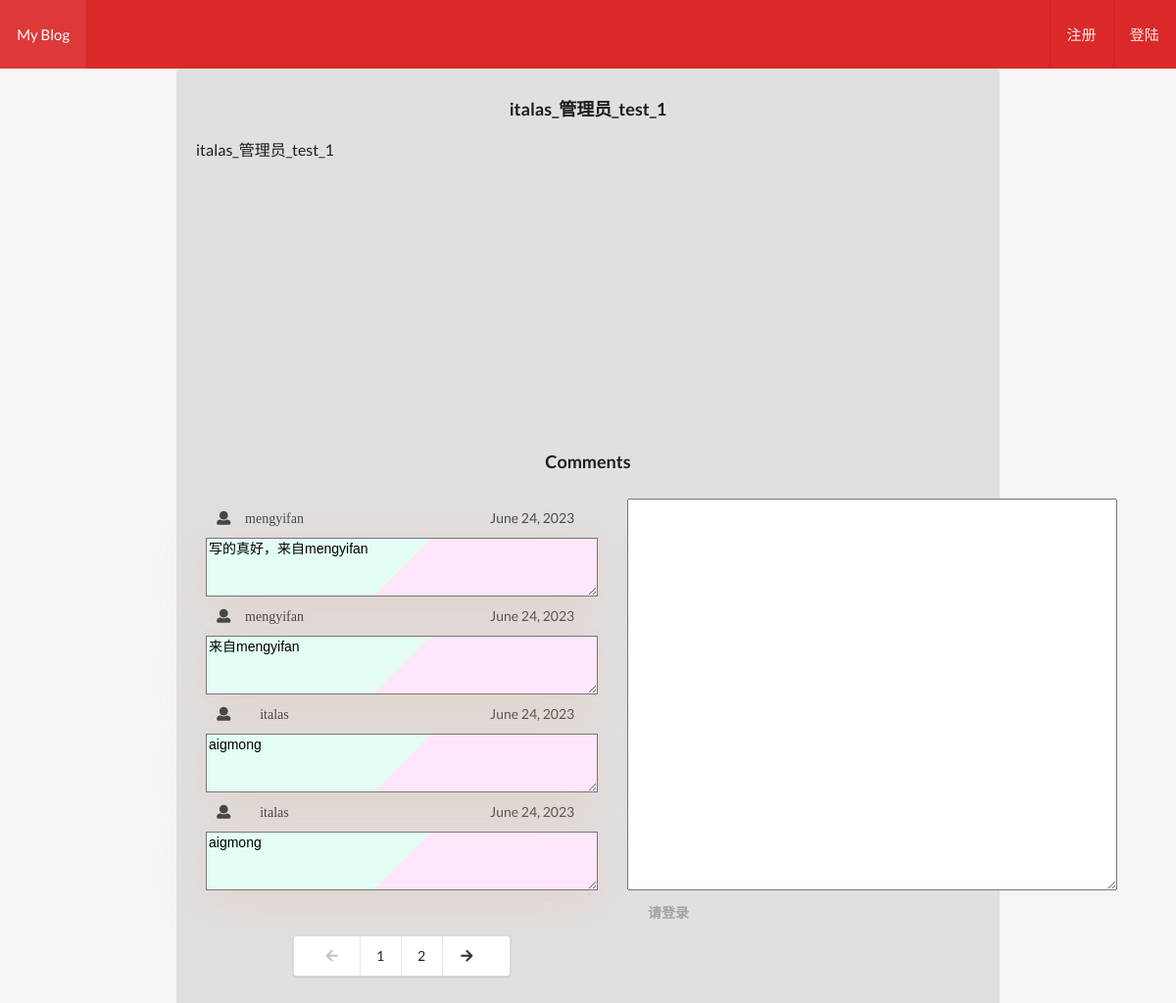
The page /blog_comment/39 on the database its author committed.
### blog/models.py (models this page shows, shortened)
class V_blog(models.Model):
    title = models.CharField("标题", max_length = 200)
    blog_img = models.FileField("图片", upload_to="media/img")
    blog_content = models.TextField("博客内容")
    blog_time = models.DateField("创建日期")
    blog_creator = models.CharField("创建者", max_length = 100)

class comment(models.Model):
    comment_creator = models.CharField("评论者", max_length = 100)
    comment_content = models.TextField("留言")
    comment_time = models.DateField("评论日期")
    comment_blog = models.ForeignKey(V_blog, on_delete = models.CASCADE, related_name='comen')

### blog/views.py (the view, shortened to what this page needs)
# urls.py: path("blog_comment/<int:id>", blog_comment),
def blog_comment(request, id):
    A_blog = models.V_blog.objects.get(id = id)
    my_comments = models.comment.objects.filter(comment_blog_id = id)
    lists = Paginator(my_comments, 4)
    pages = request.GET.get('page')
    try:
        v_comments = lists.page(pages)
    except EmptyPage:
        v_comments = lists.page(lists.num_pages)
    except PageNotAnInteger:
        v_comments = lists.page(1)
    return render(request, 'blog_comment.html', locals())

### blog/template/blog_comment.html (shortened to what this page needs)
<!DOCTYPE html>
<html lang="en">
<head>
    <link rel="stylesheet" href="https://cdn.jsdelivr.net/npm/semantic-ui@2.4.2/dist/semantic.min.css">
    <link rel="stylesheet" href="/static/CSS/blog_comment.css">
</head>
<body style="background-color: rgb(245, 245, 245);">
    <div style="min-height: 70px;" class="ui inverted fixed stackable red large menu">
      <a class="item" href="/">My Blog</a>
      {% if request.user.is_active %}
      <div class="right menu">
        <a class="item" href="/friend/">添加朋友</a>
        <a class="item" href="/blog/">{{ request.user.username }}</a>
        <a class="item" href="/logout/">退出</a>
      </div>
      {% else %}
      <div class="right menu">
          <a class="item" href="/regist/">注册</a>
          <a class="item" href="/login/">登陆</a>
      </div>
      {% endif %}
    </div>
    <div class="blog_comment_all">
        <div class="blog_content">
            <div class="blog_title">
                <h3>{{ A_blog.title }}</h3>
            </div>
            <div class="blog_message">
                {{ A_blog.blog_content }}
            </div>
        </div>
        <div class="comment_content">
            <div class="comment_title">
                <h3>Comments</h3>
            </div>
            <div class="flex_box">
                <div class="content">
                  {% for commen in v_comments %}
                    <div class="comment">
                      <div class="comment_info">
                        <span class="user">
                          <i class="user icon"></i>
                          {{ commen.comment_creator }}
                        </span>
                        <span class="user_time">{{ commen.comment_time }}</span>
                      </div>
                      <textarea class="text_comment">{{ commen.comment_content }}</textarea>
                    </div>
                  {% endfor %}
                  <div style="padding: 50px 0 50px 0;" class="ui vertical segment">
                    <div class="ui centered grid">
                        <div class="ui pagination menu">
                          {% if v_comments.has_previous %}
                            <a href="?page={{ v_comments.previous_page_number }}" class="item">
                                <i class="icon left arrow"></i>
                            </a>
                            {% else %}
                            <a href="#" class="disabled item">
                              <i class="icon left arrow"></i>
                            </a>
                            {% endif %}
                            {% for ls in v_comments.paginator.page_range %}
                            <a class="item" href="?page={{ ls }}">
                              {{ ls }}
                            </a>
                            {% endfor %}
                            {% if v_comments.has_next %}
                            <a href="?page={{ v_comments.next_page_number }}" class="item">
                                <i class="icon right arrow"></i>
                            </a>
                            {% else %}
                            <a href="#" class="disabled item">
                              <i class="icon right arrow"></i>
                            </a>
                            {% endif %}
                        </div>
                    </div>
                  </div>
                </div>
                <form class="comment_top" method="POST" action="/blog_comment/{{ A_blog.id }}">
                    <div>
                      <textarea name="coment" id="coment" class="text"></textarea>
                    </div>
                    {% if request.user.is_active %}
                    <input type="submit" style="margin-top: 20px;" class="ui button" value="发送">
                    {% else %}
                    <input type="submit" class="disabled ui button" value="请登录">
                    {% endif %}
                  </form>
            </div>
        </div>
    </div>
</body>
</html>

### blog/static/CSS/blog_comment.css (style rules this page uses)
.blog_comment_all { width: 70%; margin: auto; padding-top: 100px; background-color:#e0e0e0; }
.blog_content { height: 360px; }
.blog_title { text-align: center; }
.blog_message { margin: 20px; height: 300px; font-size: 16px; }
.comment_content { height: 600px; }
.comment_title { text-align: center; }
.flex_box { display: flex; height: 300px; }
.content { margin-left: 30px; margin-right: 30px; width: 400px; height: 300px; }
.comment { margin-top: 10px; margin-bottom: 10px; width: 400px; height: 90px; }
.comment_info { width: 400px; height:30px }
.text_comment { width: 400px; height: 60px; box-shadow: 0 9px 50px hsla(20, 67%, 75%, 0.31); background-image: linear-gradient(135deg, #E3FDF5 50%, #FFE6FA 50%); }
.comment_top { width: 500px; }
.text { width: 500px; height: 400px; font-size: medium; }
.user { width: 100px; height: 30px; font-size: 14px; margin-left: 10px; float: left; backface-visibility: hidden; color: rgba(0, 0, 0, 0.68); font-family: Icons; font-style: normal; font-weight: 400; text-align: center; text-decoration-color: rgba(0, 0, 0, 0.68); -webkit-box-direction: normal; }
.user_time { width: 100px; height: 30px; margin-right: 10px; float: right; box-sizing: border-box; color: rgba(0, 0, 0, 0.68); display: block; font-family: Lato, "Helvetica Neue", Arial, Helvetica, sans-serif; font-size: 14px; -webkit-box-direction: normal; }

### rows shown on the page
V_blog: title "italas_管理员_test_1", blog_content "italas_管理员_test_1"
comment: comment_creator "mengyifan", comment_time "June 24, 2023", comment_content "写的真好，来自mengyifan"
comment: comment_creator "mengyifan", comment_time "June 24, 2023", comment_content "来自mengyifan"
comment: comment_creator "italas", comment_time "June 24, 2023", comment_content "aigmong"
comment: comment_creator "italas", comment_time "June 24, 2023", comment_content "aigmong"

### other values the page prints
{{ ls }} "1" "2"
